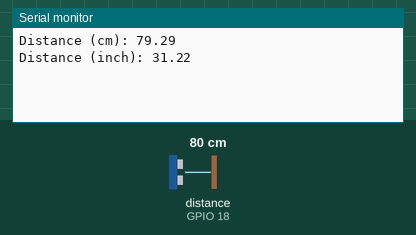
A sketch run on a simulated ESP32. On the bench: the last lines printed to the serial monitor. Wiring (inferred from the names in the program): ultrasonic range finder: trigger GPIO 5; echo GPIO 18. Inputs (shaded band) come from the test bench; at power-on: distance to the obstacle (sensor on GPIO 18) 80 cm. The echo pulse lasts 58.3 µs per cm; WiFi joins after 1.5 s; servers stay silent unless stated.

Above: at 3.0 s.
3.1 s: distance to the obstacle (sensor on GPIO 18) set to 2 cm
At 5.9 s:
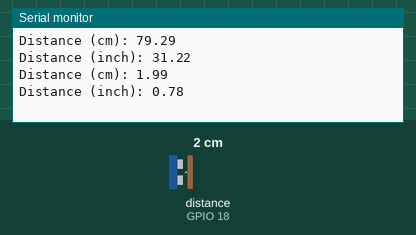
6.9 s: distance to the obstacle (sensor on GPIO 18) set to 4 cm
At 8.3 s:
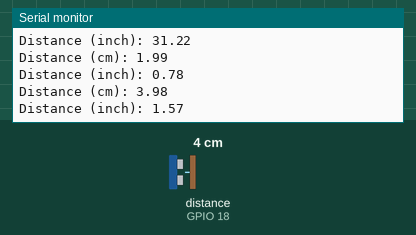
Timing chart, 0 to 9.9 s (numbered marks = the images above; inputs shaded):
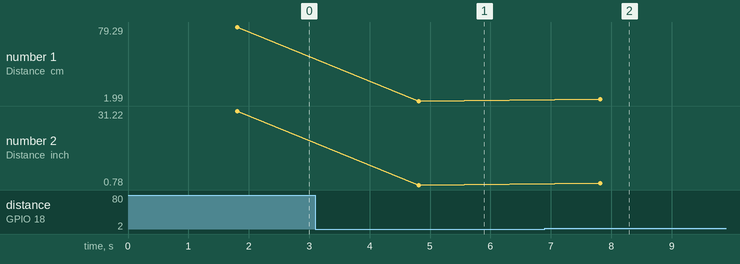

The sketch:

westmanagement.ino
```cpp
// (licence header left out)
#include <WiFi.h>
#include <TridentTD_LineNotify.h>
#include <time.h>

#define BLYNK_TEMPLATE_ID "TMPL6xxkVMf-X"
#define BLYNK_TEMPLATE_NAME "westManagement"

#include <BlynkSimpleEsp32.h>

const int trigPin = 5;
const int echoPin = 18;
const char *ssid = "IOT Engineering";
const char *password = "coeai123";
const char *thingSpeakAPIKey = "33M4MAGT4QFPOB9O";


#define LINE_TOKEN  "NOFWj20LipsqkrFwlI8o7HpudXo8i9GQkGBAMIT4xvX"   // TOKEN

/* Comment this out to disable prints and save space */
#define BLYNK_PRINT Serial

/* Fill in information from Blynk Device Info here */
#define BLYNK_TEMPLATE_ID "TMPL6xxkVMf-X"
#define BLYNK_TEMPLATE_NAME "westManagement"
#define BLYNK_AUTH_TOKEN "scnfqBmKj7UFBTZ3F2sz0C_kRyc6Q3Hi"

//define sound speed in cm/uS
#define SOUND_SPEED 0.034
#define CM_TO_INCH 0.393701

long duration;
float distanceCm;
float distanceInch;
int i = 1;
int send = 1;


void setup() {
  Serial.begin(115200); // Starts the serial communication
  Blynk.begin(BLYNK_AUTH_TOKEN, ssid, password);
  WiFi.begin(ssid, password);
  while (WiFi.status() != WL_CONNECTED) {
    delay(1000);
    Serial.println("Connecting to WiFi...");
  }
  pinMode(trigPin, OUTPUT); // Sets the trigPin as an Output
  pinMode(echoPin, INPUT); // Sets the echoPin as an Input
  LINE.setToken(LINE_TOKEN);

}

void loop() {
  Blynk.run();
  // Clears the trigPin
  digitalWrite(trigPin, LOW);
  delayMicroseconds(2);
  // Sets the trigPin on HIGH state for 10 micro seconds
  digitalWrite(trigPin, HIGH);
  delayMicroseconds(10);
  digitalWrite(trigPin, LOW);

  // Reads the echoPin, returns the sound wave travel time in microseconds
  duration = pulseIn(echoPin, HIGH);

  // Calculate the distance
  distanceCm = duration * SOUND_SPEED/2;

  // Convert to inches
  distanceInch = distanceCm * CM_TO_INCH;

  // Prints the distance in the Serial Monitor
  Serial.print("Distance (cm): ");
  Serial.println(distanceCm);
  Serial.print("Distance (inch): ");
  Serial.println(distanceInch);

   Blynk.virtualWrite(V1, distanceCm);

  if(distanceCm <= 5 && send == 1){
    sendToLine(distanceCm, distanceInch);
    send = 0;
  }

  if(i >= 15000){
    send = 1;
    i = 0;
  }

  i += 3000;
  delay(3000);
}


void sendToLine(float distanceCm, float distanceInch){

  LINE.notify("ระดับความสูงเซนติเมตร:" + String(distanceCm));
  LINE.notify("ระดับควาสูงนิ้ว:" + String(distanceInch));

}
```

Measured:
- after the input at 3.1 s, the serial monitor: prints a new line after 1.7 s (image 1)
- after the input at 6.9 s, the serial monitor: prints a new line after 0.91 s (image 2)
- plotted number 1: 79.29 → 1.99 after the input at 3.1 s, 1.99 → 3.98 after the input at 6.9 s
- plotted number 2: 31.22 → 0.78 after the input at 3.1 s, 0.78 → 1.57 after the input at 6.9 s
